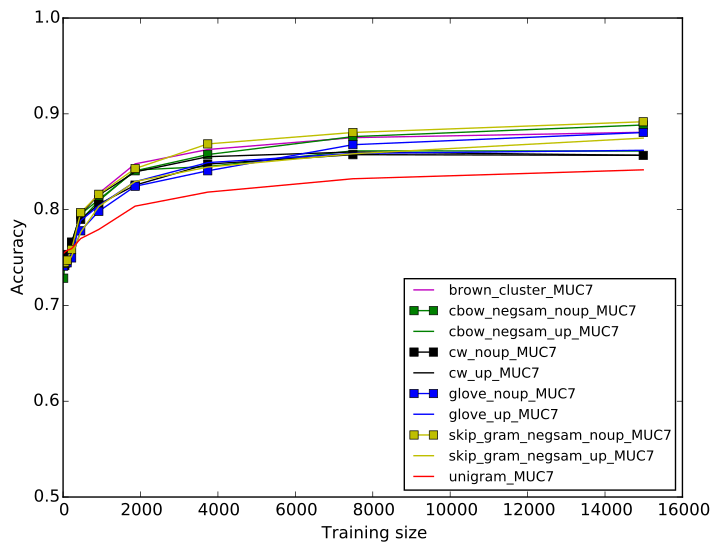

Python code for this plot:
#!/usr/bin/python
from pylab import *
from natsort import natsorted
import re
import os
import glob
import array
import fnmatch
import numpy as np
import sys, getopt
import matplotlib.pyplot as plt

try:
	opts, args = getopt.getopt(sys.argv[1:],"hi:o:",["ifolder=","ofile="])
except getopt.GetoptError:
	print 'script.py -i <inputfolder> -o <outputfile>'
	sys.exit(2)
for opt, arg in opts:
	if opt == '-h':
		print 'XX.py -i <inputfolder> -o <outputfile>'
		sys.exit()
	elif opt in ("-i", "--ifolder"):
		inputfolder = arg
	elif opt in ("-o", "--ofile"):
        	outputfile = arg
#	elif opt in ("-t", "--otitle"):
#        	title = arg

print 'Input folder is:', inputfolder
print 'Output file is:', outputfile
x = []
y = []
z = []
xv = []
yv = []
color = 'r'
label = ''
marker = ''
linestyle = '-'
noupMarker = 's'
walk_dir = inputfolder
legParams = {'legend.fontsize': 10}

alist_filter = ['brown_cluster_v4000_best.txt', 
	'cbow_negsam_noupdated_best.txt', 
	'cbow_negsam_updated_incretuneparam.txt', 
	'cw_noupdated_best.txt', 
	'cw_updated_incretuneparam.txt', 
	'unigram_best.txt', 
	'glove_noupdated_best.txt', 
	'glove_updated_incretuneparam.txt', 
	'skip_gram_negsam_noupdated_best.txt', 
	'skip_gram_negsam_updated_incretuneparam.txt']

# Walk into directories in filesystem
# Ripped from os module and slightly modified
# for alphabetical sorting
#
def sortedWalk(top, topdown=True, onerror=None):
    from os.path import join, isdir, islink
 
    names = os.listdir(top)
    names.sort()
    dirs, nondirs = [], []
 
    for name in names:
        if isdir(os.path.join(top, name)):
            dirs.append(name)
        else:
            nondirs.append(name)
 
    if topdown:
        yield top, dirs, nondirs
    for name in dirs:
        path = join(top, name)
        if not os.path.islink(path):
            for x in sortedWalk(path, topdown, onerror):
                yield x
    if not topdown:
        yield top, dirs, nondirs

for root, subdirs, files in sortedWalk(walk_dir):
	#print('--\nroot = ' + root)
	for subdir in sorted(subdirs):
		print('\t- subdirectory ' + subdir)		
	for filename in files:  		  		
		if filename in alist_filter:
			if re.match("unigram_best.txt", filename): 
				color='r'
				label = "unigram" 
			if re.match("glove_noupdated_best.txt", filename):
				color='b'
				marker = noupMarker
				label = "glove_noup"
			if re.match("glove_updated_incretuneparam.txt", filename):					
				color='b'
				label = "glove_up"
			elif re.match("cbow_negsam_noupdated_best.txt", filename):
				color='g'
				marker = noupMarker
				label = "cbow_negsam_noup"
			elif re.match("cbow_negsam_updated_incretuneparam.txt", filename): 
				color='g'
				label = "cbow_negsam_up"
			elif re.match("skip_gram_negsam_noupdated_best.txt", filename):
				color='y'
				marker = noupMarker
				label = "skip_gram_negsam_noup"
			elif re.match("skip_gram_negsam_updated_incretuneparam.txt", filename): 
				color='y'
				label = "skip_gram_negsam_up"
			elif re.match("cw_updated_incretuneparam.txt", filename): 
				color='k'
				label =  "cw_up"
			elif re.match("cw_noupdated_best.txt", filename):
				color='k'
				marker = noupMarker
				label = "cw_noup"
			elif re.match("brown_cluster_v4000_best.txt", filename): 
				color='m'
				label = "brown_cluster"	
			filePath = os.path.join(root, filename)
			print('\t- file %s (full path: %s)' % (filename, filePath))
			with open(filePath, 'rb') as f:
			        lines = f.readlines()
				f.close	
				# check the column title
				titleLine = lines[0]
				t = titleLine.split()				
#				print('column title:', t[3])		# IN DOMAIN CONLL_out-of-vocabulary_Accuracy
				print('column title 2:', t[28])		# OUT OF DOMAIN MUC_out-of-vocabulary_Accuracy
				# skip the first row with the titles
				for line in lines[1:]: 
					p = line.split()	
					x.append(float(p[0]))				
					z.append(float(p[28]))
				# convert to numpy array
				print('x ', x)			
				print('z', z) 
				xv = np.array(x)
				zv = np.array(z)
				plt.plot(xv, zv, label = label + '_' + t[28].replace('_out-of-vocabulary_Accuracy', ''), linestyle=linestyle, marker=marker, color=color)			
				x = []
				z = []
				xv = []
				zv = []
				label = ''
				marker = ''	
plt.ylim([.5,1])
plt.xlabel('Training size')
plt.ylabel('Accuracy')

plt.rcParams.update(legParams)
plt.legend(loc='lower right')
savefig(outputfile, bbox_inches='tight')
#plt.show()
